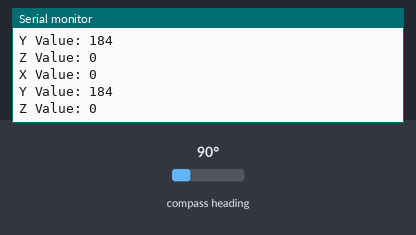
Recording of a sketch running on a simulated Arduino Uno, built with avr-gcc and run on an emulated ATmega328P. Parts: the last lines printed to the serial monitor. Wiring (inferred from the names in the program): QMC5883L compass at I2C address 0x0D. The test bench sets the inputs (shaded band); at power-on: compass heading 90°.

Above: at 1.8 s.
1.9 s: compass heading set to 7°
At 2.8 s:
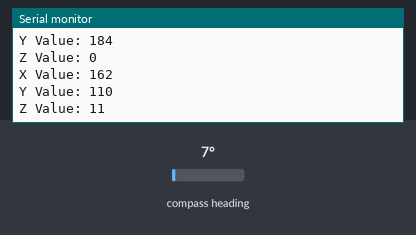
3.4 s: compass heading set to 180°
At 4.8 s:
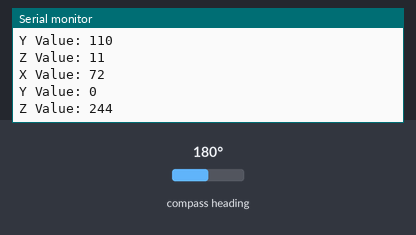
Timing chart, 0 to 6.4 s (numbered marks = the images above; inputs shaded):
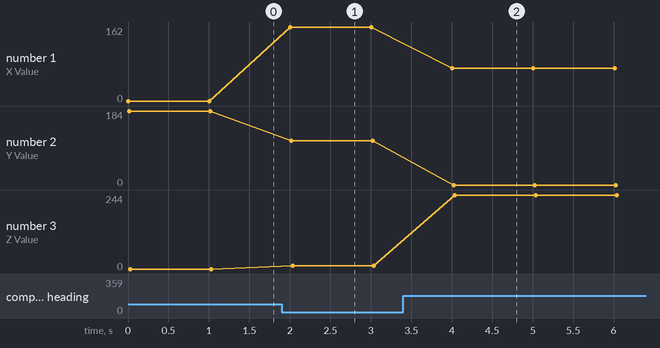

The sketch:

COMPASS_ARDUINO4.ino
```cpp
#include <Wire.h> //I2C Arduino Library

#define addr 0x0D //I2C Address for The HMC5883

void setup() {

  Serial.begin(9600);
  Wire.begin();


  Wire.beginTransmission(addr); //start talking
  Wire.write(0x0B); // Tell the HMC5883 to Continuously Measure
  Wire.write(0x01); // Set the Register
  Wire.endTransmission();
  Wire.beginTransmission(addr); //start talking
  Wire.write(0x09); // Tell the HMC5883 to Continuously Measure
  Wire.write(0x1D); // Set the Register
  Wire.endTransmission();
}

void loop() {

  int x, y, z; //triple axis data

  //Tell the HMC what regist to begin writing data into


  Wire.beginTransmission(addr);
  Wire.write(0x00); //start with register 3.
  Wire.endTransmission();

  //Read the data.. 2 bytes for each axis.. 6 total bytes
  Wire.requestFrom(addr, 6);
  if (6 <= Wire.available()) {
    x = Wire.read(); //MSB  x
   // x |= Wire.read() << 8; //LSB  x
    z = Wire.read(); //MSB  z
   // z |= Wire.read() << 8; //LSB z
    y = Wire.read(); //MSB y
   // y |= Wire.read() << 8; //LSB y
  }

  // Show Values
  Serial.print("X Value: ");
  Serial.println(x);
  Serial.print("Y Value: ");
  Serial.println(y);
  Serial.print("Z Value: ");
  Serial.println(z);
  Serial.println();

  delay(1000);
}
```

Measured:
- after the input at 1.9 s, the serial monitor: prints a new line after 0.11 s (image 1)
- after the input at 3.4 s, the serial monitor: prints a new line after 0.61 s (image 2)
- plotted number 1: 0 → 162 after the input at 1.9 s, 162 → 72 after the input at 3.4 s
- plotted number 2: 184 → 110 after the input at 1.9 s
- plotted number 3: 0 → 11 after the input at 1.9 s, 11 → 244 after the input at 3.4 s
